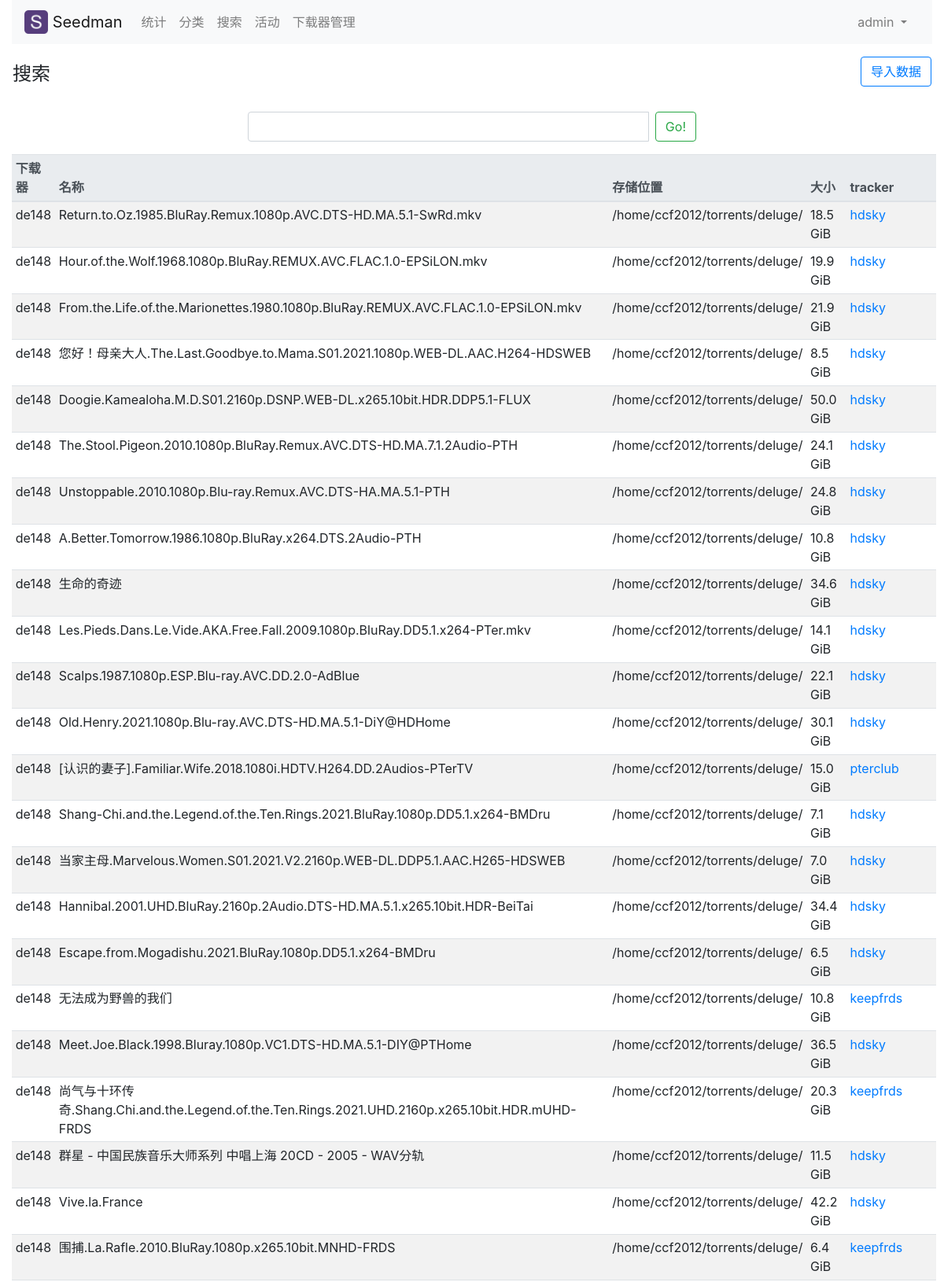
Screenshot of /torrent/list?page=3 (signed in, upper part) with the database file from the repository.
### seedclient/models.py (models this page shows, shortened)
class Torrent(models.Model):
    torrent_id = models.BigAutoField(primary_key=True)
    sclient = models.ForeignKey(SeedClientSetting, on_delete=models.CASCADE)
    name = models.CharField(max_length=255)
    size = models.BigIntegerField(default=0)
    location = models.CharField(max_length=255)
    hash = models.CharField(max_length=255, default='')
    tracker = models.CharField(max_length=128)
    addedDate = models.DateTimeField(default=0, blank=True)
    origin_category = models.CharField(max_length=128)
    status = models.CharField(max_length=32)
    categorized = models.IntegerField(default=0)
    groupname = models.CharField(max_length=32, default='', null=True, blank=True)
    guess_category = models.ForeignKey(GuessCategory,
                                       on_delete=models.SET_NULL,
                                       blank=True,
                                       null=True)
    location_category = models.ForeignKey(LocationCategory,
                                          on_delete=models.SET_NULL,
                                          blank=True,
                                          null=True)
    tracker_category = models.ForeignKey(TrackerCategory,
                                         on_delete=models.SET_NULL,
                                         blank=True,
                                         null=True)
    def _get_size_str(self):
        return HumanBytes.format(self.size)
    sizeStr = property(_get_size_str)
    class Meta:
        db_table = 'torrent'

class SeedClientSetting(models.Model):
    seedclient_id = models.BigAutoField(primary_key=True)
    name = models.CharField(max_length=255, verbose_name="名称")
    clienttype = models.CharField(max_length=2,
                                  choices=CLIENT_TYPES,
                                  default='qb',
                                  verbose_name="类型")
    host = models.CharField(max_length=128, verbose_name="主机地址")
    port = models.IntegerField(default=8080, verbose_name="端口")
    username = models.CharField(max_length=64, verbose_name="用户名")
    password = models.CharField(max_length=64, verbose_name="密码")
    online = models.IntegerField(default=0,
                                 choices=ONLINE_STATUS,
                                 verbose_name="连接状态")
    num_total = models.BigIntegerField(default=0, verbose_name="种子数")
    size_total = models.BigIntegerField(default=0, verbose_name="种子总大小")
    num_active = models.BigIntegerField(default=0, verbose_name="活跃种子数")
    num_downloading = models.BigIntegerField(default=0, verbose_name="正在下载")
    root_dir = models.CharField(max_length=255, default='', verbose_name="存储根目录")
    class Meta:
        db_table = 'seed_client'
    def __str__(self):
        return self.name

### torrents/views.py (the view)
@method_decorator(login_required, name='dispatch')
class TorrentListView(ListView):
    model = Torrent
    template_name = 'torrent/list.html'
    context_object_name = 'torlist'
    paginate_by = settings.PAGINATE_BY
    def get_queryset(self):
        queryset_list = Torrent.objects.all().order_by("-pk")
        query = self.request.GET.get("q")
        if query:
            queryset_list = queryset_list.filter(
                Q(name__icontains=query)).distinct()
        return queryset_list

### templatetags/mytags.py (called while the page is built)
@register.simple_tag(takes_context=True)
def param_replace(context, **kwargs):
    d = context['request'].GET.copy()
    for k, v in kwargs.items():
        d[k] = v
    for k in [k for k, v in d.items() if not v]:
        del d[k]
    return d.urlencode()

### templates/torrent/list.html (shortened to what this page needs)
{% extends "base_generic.html" %}
{% block content %}
<div class="row">
  <span class="ml-3 mt-4 mr-auto">
    <h4>搜索</h4>
  </span>
  <a href="{% url 'sc_loadtorrents' %}" class="btn  btn-outline-primary mr-3 my-3 ">导入数据</a>
</div>
<form class="form-horizontal" action="{% url 'tor_list' %}" method="get">
  <div class="row my-3 justify-content-center">
    <div class="col-lg-6 ">
      <div class="input-group">
        <input type="text" class="form-control mr-2" name="q">
        <span class="input-group-btn">
          <button class="btn btn-outline-success" type="submit">Go!</button>
        </span>
      </div>
    </div>
  </div>
</form>
<div id="list_contents">
  {% include 'torrent/torlist.html' %}
</div>
{% endblock %}

### templates/base_generic.html (shortened to what this page needs)
{% load static %}
<!DOCTYPE html>
<html>
<head>
  <link rel="stylesheet" href="{% static 'css/seedman.css' %}">
  <link rel="stylesheet" href="https://cdn.jsdelivr.net/npm/bootstrap@4.6.1/dist/css/bootstrap.min.css">
</head>
<body>
  <div class="container-fluid">
    <nav class="navbar navbar-expand-lg navbar-light bg-light">
      <a class="navbar-brand" href="{% url 'home' %}">
        <img src="{% static 'brand/seedman-solid.png' %}" width="30" height="30" class="d-inline-block align-top" alt="">
        Seedman
      </a>
      <div class="collapse navbar-collapse" id="navbarSupportedContent">
        {% if user.is_authenticated %}
        <ul class="navbar-nav mr-auto">
          <li class="nav-item ">
            <a class="nav-link " href="{% url 'sum_cat_index' %}">统计<span class="sr-only">(current)</span></a>
          </li>
          <li class="nav-item ">
            <a class="nav-link " href="{% url 'cat_step0' %}">分类</a>
          </li>
          <li class="nav-item">
            <a class="nav-link" href="{% url 'tor_index' %}">搜索</a>
          </li>
          <li class="nav-item">
            <a class="nav-link" href="{% url 'active_list' %}">活动</a>
          </li>
          <li class="nav-item ">
            <a class="nav-link" href="{% url 'sc_list' %}">下载器管理</a>
          </li>
        </ul>
        <ul class="navbar-nav mr-sm-2">
            <li class="nav-item dropdown ">
            <a href="#" class="nav-link dropdown-toggle" data-toggle="dropdown" role="button" aria-expanded="false">
              {{ user.username }}
            </a>
          </li>
        </ul>
        {% else %}
        <ul class="navbar-nav mr-sm-2">
            <li class="nav-item active"><a href="{% url 'login' %}" class="nav-link">管理登入</a></li>
        </ul>
        {% endif %}
      </div>
    </nav>
  </div>
  <div class="container-fluid">
    {% block content %}
    {% endblock %}
  </div>
</body>
</html>

### templates/torrent/torlist.html
{% if page_obj %}
<div>
<table class="table table-striped table-sm">
	<thead class="thead-light">
		<tr>
			<th scope="col">下载器</th>
			<th scope="col">名称</th>
			<th scope="col">存储位置</th>
			<th scope="col">大小</th>
			<th scope="col">tracker</th>
		</tr>
	</thead>
	<tbody id="_updateBody">
		{% for item in torlist %}
		<tr>
			<td> {{ item.sclient }} </td>
			<td> {{ item.name }} </td>
			<td> {{ item.location }} </td>
			<td> {{ item.sizeStr }} </td>
			<td> <a href="{{ item.search_link }}" target="_blank">{{ item.tracker }} </a></td>
		</tr>
		{% endfor %}
	</tbody>
</table>
</div>
{% else %}
<p>空空如也.</p>
{% endif %}

### rows the page displays
Torrent: sclient "de148", name "Return.to.Oz.1985.BluRay.Remux.1080p.AVC.DTS-HD.MA.5.1-SwRd.mkv", location "/home/ccf2012/torrents/deluge/", sizeStr "18.5 GiB", tracker "hdsky"
Torrent: sclient "de148", name "Hour.of.the.Wolf.1968.1080p.BluRay.REMUX.AVC.FLAC.1.0-EPSiLON.mkv", location "/home/ccf2012/torrents/deluge/", sizeStr "19.9 GiB", tracker "hdsky"
Torrent: sclient "de148", name "From.the.Life.of.the.Marionettes.1980.1080p.BluRay.REMUX.AVC.FLAC.1.0-EPSiLON.mkv", location "/home/ccf2012/torrents/deluge/", sizeStr "21.9 GiB", tracker "hdsky"
Torrent: sclient "de148", name "您好！母亲大人.The.Last.Goodbye.to.Mama.S01.2021.1080p.WEB-DL.AAC.H264-HDSWEB", location "/home/ccf2012/torrents/deluge/", sizeStr "8.5 GiB", tracker "hdsky"
Torrent: sclient "de148", name "Doogie.Kamealoha.M.D.S01.2160p.DSNP.WEB-DL.x265.10bit.HDR.DDP5.1-FLUX", location "/home/ccf2012/torrents/deluge/", sizeStr "50.0 GiB", tracker "hdsky"
Torrent: sclient "de148", name "The.Stool.Pigeon.2010.1080p.BluRay.Remux.AVC.DTS-HD.MA.7.1.2Audio-PTH", location "/home/ccf2012/torrents/deluge/", sizeStr "24.1 GiB", tracker "hdsky"
Torrent: sclient "de148", name "Unstoppable.2010.1080p.Blu-ray.Remux.AVC.DTS-HA.MA.5.1-PTH", location "/home/ccf2012/torrents/deluge/", sizeStr "24.8 GiB", tracker "hdsky"
Torrent: sclient "de148", name "A.Better.Tomorrow.1986.1080p.BluRay.x264.DTS.2Audio-PTH", location "/home/ccf2012/torrents/deluge/", sizeStr "10.8 GiB", tracker "hdsky"
Torrent: sclient "de148", name "生命的奇迹", location "/home/ccf2012/torrents/deluge/", sizeStr "34.6 GiB", tracker "hdsky"
Torrent: sclient "de148", name "Les.Pieds.Dans.Le.Vide.AKA.Free.Fall.2009.1080p.BluRay.DD5.1.x264-PTer.mkv", location "/home/ccf2012/torrents/deluge/", sizeStr "14.1 GiB", tracker "hdsky"
Torrent: sclient "de148", name "Scalps.1987.1080p.ESP.Blu-ray.AVC.DD.2.0-AdBlue", location "/home/ccf2012/torrents/deluge/", sizeStr "22.1 GiB", tracker "hdsky"
Torrent: sclient "de148", name "Old.Henry.2021.1080p.Blu-ray.AVC.DTS-HD.MA.5.1-DiY@HDHome", location "/home/ccf2012/torrents/deluge/", sizeStr "30.1 GiB", tracker "hdsky"
Torrent: sclient "de148", name "[认识的妻子].Familiar.Wife.2018.1080i.HDTV.H264.DD.2Audios-PTerTV", location "/home/ccf2012/torrents/deluge/", sizeStr "15.0 GiB", tracker "pterclub"
Torrent: sclient "de148", name "Shang-Chi.and.the.Legend.of.the.Ten.Rings.2021.BluRay.1080p.DD5.1.x264-BMDru", location "/home/ccf2012/torrents/deluge/", sizeStr "7.1 GiB", tracker "hdsky"
Torrent: sclient "de148", name "当家主母.Marvelous.Women.S01.2021.V2.2160p.WEB-DL.DDP5.1.AAC.H265-HDSWEB", location "/home/ccf2012/torrents/deluge/", sizeStr "7.0 GiB", tracker "hdsky"
Torrent: sclient "de148", name "Hannibal.2001.UHD.BluRay.2160p.2Audio.DTS-HD.MA.5.1.x265.10bit.HDR-BeiTai", location "/home/ccf2012/torrents/deluge/", sizeStr "34.4 GiB", tracker "hdsky"
Torrent: sclient "de148", name "Escape.from.Mogadishu.2021.BluRay.1080p.DD5.1.x264-BMDru", location "/home/ccf2012/torrents/deluge/", sizeStr "6.5 GiB", tracker "hdsky"
Torrent: sclient "de148", name "无法成为野兽的我们", location "/home/ccf2012/torrents/deluge/", sizeStr "10.8 GiB", tracker "keepfrds"
Torrent: sclient "de148", name "Meet.Joe.Black.1998.Bluray.1080p.VC1.DTS-HD.MA.5.1-DIY@PTHome", location "/home/ccf2012/torrents/deluge/", sizeStr "36.5 GiB", tracker "hdsky"
Torrent: sclient "de148", name "尚气与十环传奇.Shang.Chi.and.the.Legend.of.the.Ten.Rings.2021.UHD.2160p.x265.10bit.HDR.mUHD-FRDS", location "/home/ccf2012/torrents/deluge/", sizeStr "20.3 GiB", tracker "keepfrds"
Torrent: sclient "de148", name "群星 - 中国民族音乐大师系列 中唱上海 20CD - 2005 - WAV分轨", location "/home/ccf2012/torrents/deluge/", sizeStr "11.5 GiB", tracker "hdsky"
Torrent: sclient "de148", name "Vive.la.France", location "/home/ccf2012/torrents/deluge/", sizeStr "42.2 GiB", tracker "hdsky"
Torrent: sclient "de148", name "围捕.La.Rafle.2010.BluRay.1080p.x265.10bit.MNHD-FRDS", location "/home/ccf2012/torrents/deluge/", sizeStr "6.4 GiB", tracker "keepfrds"

### other values shown
{{ user.username }} "admin"
